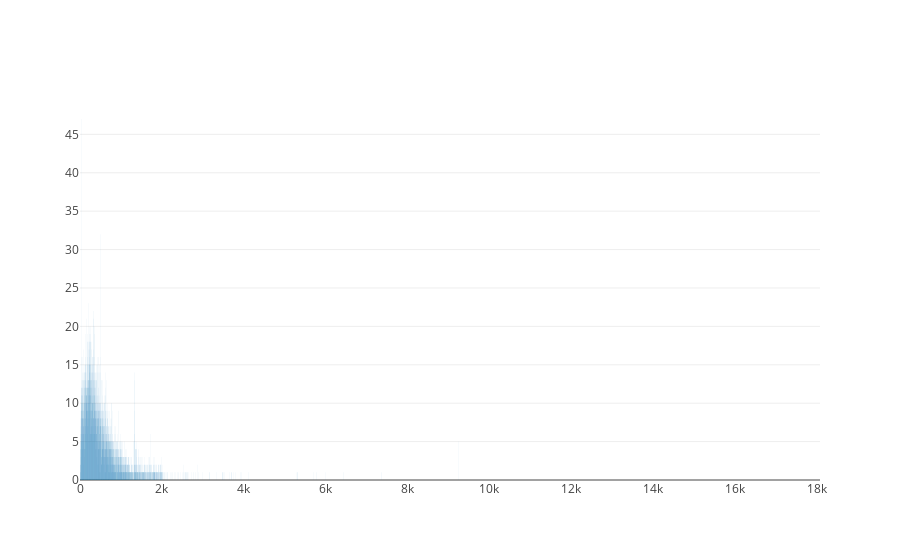

Notebook code for this chart:
### Code cell
descLengths = []
descLengthFreqs = []
for i in range(maxDescLength):
    descLengths.append(i)
    if i in allDescriptionLengthFrequenciesDict and i != 0:
        descLengthFreqs.append(allDescriptionLengthFrequenciesDict[i])
    else:
        descLengthFreqs.append(0)

data = [
        Bar(
            x=descLengths,
            y=descLengthFreqs
        )
]

iplot(data)

### Figure 1 — Plotly figure (JSON) as saved in the notebook; plotly's stock layout.template omitted (floating-point values rounded to 4 significant figures; data arrays with more than 128 entries replaced by an {"elided": "..."} marker saying what was removed)
{"data": [{"type": "bar", "x": {"elided": "18079 int values"}, "y": {"elided": "18079 int values"}}], "layout": {}}
